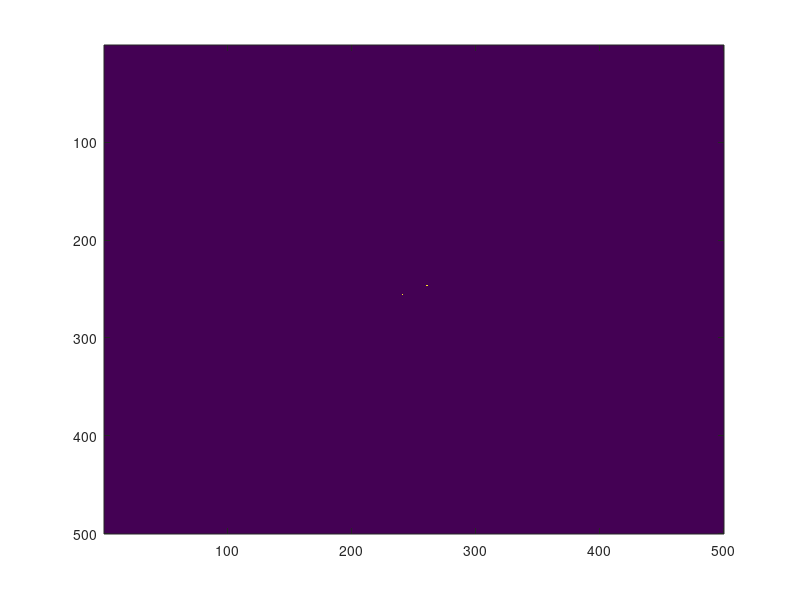
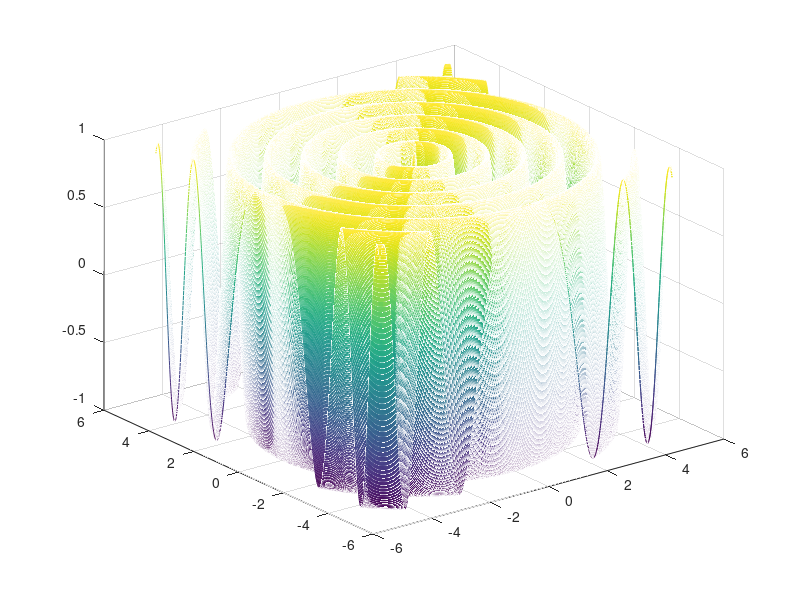
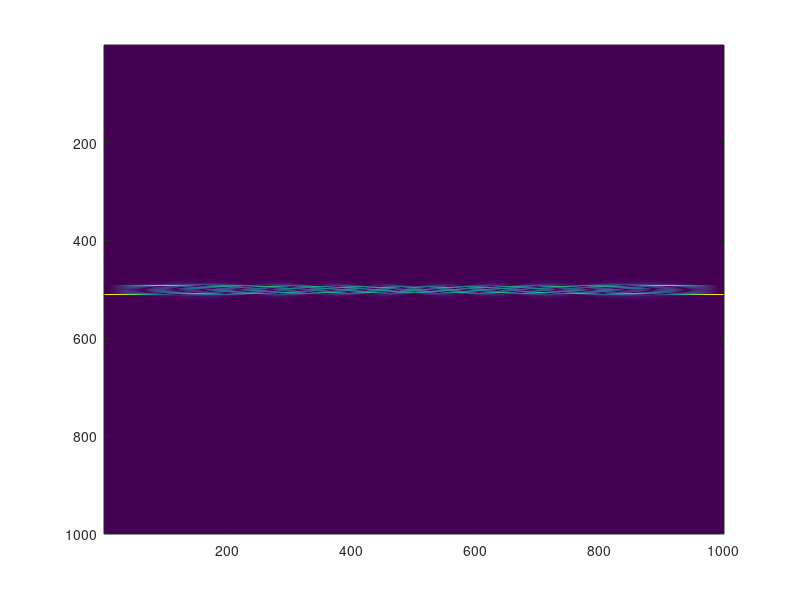

Write MATLAB code to recreate these figures, in order.
Ta = 0.01;
x = [0:Ta:5-Ta];
y = x;
z = zeros(length(x),length(y));
for ix = 1 : length(x)
   for iy = 1 : length(y)
       z(ix,iy) = cos(2*pi*(x(ix)-2*y(iy)));
   end
end
figure(87);
mesh(x,y,z);
Z = fft2(z);
imagesc(abs(fftshift(Z)));

%%

Ta = 0.01;
x = [-5:Ta:5-Ta];
y = x;
z = zeros(length(x),length(y));
for ix = 1 : length(x)
   for iy = 1 : length(y)
       z(ix,iy) = cos(2*pi*sqrt(x(ix)^2 + y(iy)^2));
   end
end
figure(88);
mesh(x,y,z);
figure(89);
imagesc(abs(fftshift(fft(z))));